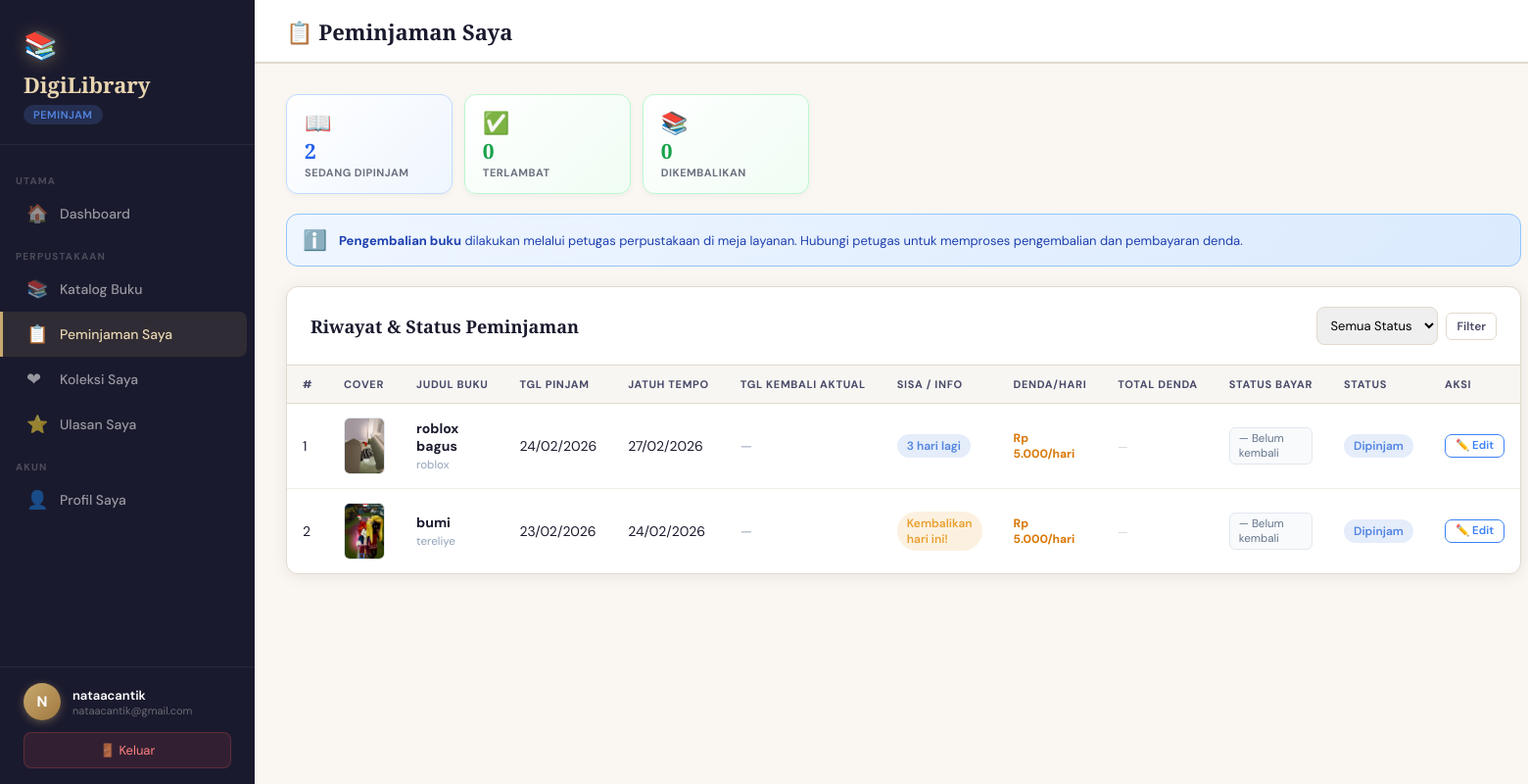
Screenshot of /views/peminjam/peminjaman.php (signed in) with the database file from the repository.
### tables this page shows
CREATE TABLE `peminjaman` (
  `PeminjamanID` int(11) NOT NULL,
  `UserID` int(11) NOT NULL,
  `BukuID` int(11) NOT NULL,
  `TanggalPeminjaman` date NOT NULL,
  `TanggalPengembalian` date NOT NULL,
  `TanggalKembaliAktual` date DEFAULT NULL,
  `StatusPeminjaman` enum('menunggu','dipinjam','dikembalikan','terlambat') DEFAULT 'menunggu',
  `TotalDenda` decimal(10,2) NOT NULL DEFAULT 0.00,
  `StatusBayarDenda` enum('Lunas','Belum') DEFAULT NULL,
  `Denda` decimal(10,2) DEFAULT 0.00,
  `Keterangan` text DEFAULT NULL,
  `CreatedAt` timestamp NOT NULL DEFAULT current_timestamp()
);

CREATE TABLE `buku` (
  `BukuID` int(11) NOT NULL,
  `Judul` varchar(255) NOT NULL,
  `Penulis` varchar(255) NOT NULL,
  `Penerbit` varchar(255) NOT NULL,
  `TahunTerbit` int(11) DEFAULT NULL,
  `Stok` int(11) DEFAULT 1,
  `Deskripsi` text DEFAULT NULL,
  `CoverURL` varchar(500) DEFAULT NULL,
  `CreatedAt` timestamp NOT NULL DEFAULT current_timestamp(),
  `KategoriID` int(11) NOT NULL,
  `DendaPerHari` int(11) NOT NULL DEFAULT 5000
);

### includes/auth.php (called while the page is built, shortened)
<?php
function getUserId() {
    return $_SESSION['user_id'] ?? null;
}
?>

### views/peminjam/peminjaman.php (the view, shortened to what this page needs)
<?php
require_once '../../includes/auth.php';
$conn = getConnection();
$uid  = getUserId();
$docRoot      = str_replace('\\', '/', realpath($_SERVER['DOCUMENT_ROOT']));
$currentPath  = str_replace('\\', '/', realpath(dirname(__FILE__)));
$subPath      = str_replace($docRoot, '', $currentPath);
$parts        = explode('/', trim($subPath, '/'));
$projectRoot  = '/' . implode('/', array_slice($parts, 0, count($parts) - 2));
$coverBaseURL = rtrim($projectRoot, '/') . '/public/uploads/covers/';
$filter = $_GET['status'] ?? '';
$where  = "WHERE p.UserID=$uid";
$pinjam = $conn->query("
    SELECT
        p.*,
        b.BukuID, b.Judul, b.Penulis, b.Stok, b.CoverURL,
        COALESCE(b.DendaPerHari, 5000)        AS DendaPerHari,
        COALESCE(p.TotalDenda, 0)             AS TotalDenda,
        COALESCE(p.StatusBayarDenda, 'Lunas') AS StatusBayarDenda,
        p.TanggalKembaliAktual,
        DATEDIFF(CURDATE(), p.TanggalPengembalian) AS HariTelat
    FROM peminjaman p
    JOIN buku b ON p.BukuID = b.BukuID
    $where
    ORDER BY p.CreatedAt DESC
");
$rows             = array();
$totalDendaAktif  = 0;
$jumlahTelat      = 0;
while ($row = $pinjam->fetch_assoc()) {
    $status     = $row['StatusPeminjaman'];
    $ht         = max(0, (int)$row['HariTelat']);
    $dendaHari  = (float)($row['DendaPerHari'] ?? 5000);
    if (in_array($status, array('dipinjam','terlambat')) && $ht > 0) {
        $row['_denda']      = $ht * $dendaHari;
        $row['_hariTelat']  = $ht;
        $row['_dendaType']  = 'estimasi';
        $totalDendaAktif   += $row['_denda'];
        $jumlahTelat++;
    } else {
        $row['_denda']      = 0;
        $row['_hariTelat']  = 0;
        $row['_dendaType']  = 'none';
    }
    $row['_coverUrl']   = !empty($row['CoverURL']) ? $coverBaseURL . $row['CoverURL'] : '';
    $row['_dendaHari']  = $dendaHari;
    $rows[] = $row;
}
$cntAktif     = count(array_filter($rows, function($r) { return in_array($r['StatusPeminjaman'], array('dipinjam','terlambat')); }));
$cntKembali   = count(array_filter($rows, function($r) { return $r['StatusPeminjaman'] === 'dikembalikan'; }));
$cntTerlambat = count(array_filter($rows, function($r) { return $r['StatusPeminjaman'] === 'terlambat'; }));
?>
<!DOCTYPE html>
<html lang="id">
<head>
<link rel="stylesheet" href="../../public/css/main.css">
</head>
<body>
<?php include '../../includes/sidebar.php'; ?>
<div class="main">
  <header class="topbar">
    <div class="topbar-left">
      <h1>&#128203; Peminjaman Saya</h1>
    </div>
  </header>
  <div class="page-content">
    <div class="stat-mini-grid">
      <div class="stat-mini blue">
        <span class="sm-icon">📖</span>
        <div class="sm-val"><?= $cntAktif ?></div>
        <div class="sm-lbl">Sedang Dipinjam</div>
      </div>
      <div class="stat-mini <?= $cntTerlambat > 0 ? 'red' : 'green' ?>">
        <span class="sm-icon"><?= $cntTerlambat > 0 ? '⚠️' : '✅' ?></span>
        <div class="sm-val"><?= $cntTerlambat ?></div>
        <div class="sm-lbl">Terlambat</div>
      </div>
      <div class="stat-mini green">
        <span class="sm-icon">📚</span>
        <div class="sm-val"><?= $cntKembali ?></div>
        <div class="sm-lbl">Dikembalikan</div>
      </div>
    </div>
    <div class="info-petugas">
      <span style="font-size:20px">ℹ️</span>
      <span><strong>Pengembalian buku</strong> dilakukan melalui petugas perpustakaan di meja layanan. Hubungi petugas untuk memproses pengembalian dan pembayaran denda.</span>
    </div>
    <div class="card">
      <div class="card-header">
        <h3>Riwayat &amp; Status Peminjaman</h3>
        <form method="GET" class="search-bar">
          <select name="status" style="padding:9px;border:1.5px solid var(--border);border-radius:8px;font-family:inherit;font-size:13px">
            <option value="">Semua Status</option>
          </select>
          <button class="btn btn-outline btn-sm">Filter</button>
        </form>
      </div>
      <div class="card-body table-wrap">
        <table class="data-table">
          <thead>
            <tr>
              <th>#</th>
              <th>Cover</th>
              <th>Judul Buku</th>
              <th>Tgl Pinjam</th>
              <th>Jatuh Tempo</th>
              <th>Tgl Kembali Aktual</th>
              <th>Sisa / Info</th>
              <th>Denda/Hari</th>
              <th>Total Denda</th>
              <th>Status Bayar</th>
              <th>Status</th>
              <th>Aksi</th>
            </tr>
          </thead>
          <tbody>
          <?php if (empty($rows)): ?>
            <tr><td colspan="12">
              <div class="empty-state">
                <div class="empty-icon">📭</div>
                <p>Belum ada riwayat peminjaman.</p>
                <?php if (!$filter): ?>
                  <a href="../../views/peminjam/katalog.php" class="btn btn-sm btn-primary">Lihat Katalog</a>
                <?php endif; ?>
              </div>
            </td></tr>
          <?php else: ?>
          <?php $no=1; foreach($rows as $row):
            $status      = $row['StatusPeminjaman'];
            $isDipinjam  = in_array($status, array('dipinjam','terlambat'));
            $jatuhTempo  = strtotime($row['TanggalPengembalian']);
            $today_ts    = strtotime('today');
            $sisaHari    = (int)ceil(($jatuhTempo - $today_ts) / 86400);
            $isTelat     = ($isDipinjam && $jatuhTempo < $today_ts);
            $hariTelat   = $row['_hariTelat'];
            $dendaHari   = $row['_dendaHari'];
            $dendaDB     = (float)$row['TotalDenda'];
            $statusBayar = $row['StatusBayarDenda'];
            $coverUrl    = $row['_coverUrl'];
            $kembaliAktual = $row['TanggalKembaliAktual'] ?? null;
            $bMap        = array('dipinjam'=>'badge-info','dikembalikan'=>'badge-success','terlambat'=>'badge-danger','menunggu'=>'badge-warning');
          ?>
          <tr class="<?= $isTelat ? 'row-telat' : '' ?>">
            <td><?= $no++ ?></td>
            <td>
              <?php if ($coverUrl): ?>
                <img src="<?= htmlspecialchars($coverUrl) ?>" class="cover-thumb" alt="Cover"
                     onerror="this.style.display='none';this.nextElementSibling.style.display='flex'">
              <?php else: ?>
                <div class="cover-placeholder">📚</div>
              <?php endif; ?>
            </td>
            <td>
              <strong><?= htmlspecialchars($row['Judul']) ?></strong><br>
              <small style="color:#94a3b8"><?= htmlspecialchars($row['Penulis']) ?></small>
            </td>
            <td><?= date('d/m/Y', strtotime($row['TanggalPeminjaman'])) ?></td>
            <td>
              <span style="color:<?= $isTelat ? '#ef4444' : 'inherit' ?>;font-weight:<?= $isTelat ? '600' : '400' ?>">
                <?= date('d/m/Y', $jatuhTempo) ?>
              </span>
            </td>
            <td>
              <?php if ($kembaliAktual): ?>
                <strong><?= date('d/m/Y', strtotime($kembaliAktual)) ?></strong>
              <?php else: ?>
                <span style="color:#94a3b8">—</span>
              <?php endif; ?>
            </td>
            <td>
              <?php if ($status === 'dikembalikan'): ?>
                <span style="color:#16a34a;font-size:13px">✅ Kembali</span>
              <?php elseif ($status === 'menunggu'): ?>
                <span style="color:#d97706;font-size:13px">🕐 Menunggu</span>
              <?php elseif ($isTelat): ?>
                <span class="badge badge-danger">🚨 <?= $hariTelat ?> hari telat</span>
              <?php elseif ($sisaHari === 0): ?>
                <span class="badge badge-warning">Kembalikan hari ini!</span>
              <?php else: ?>
                <span class="badge badge-info"><?= $sisaHari ?> hari lagi</span>
              <?php endif; ?>
            </td>
            <td>
              <div class="denda-wrap">
                <span class="denda-rate">Rp <?= number_format($dendaHari, 0, ',', '.') ?>/hari</span>
              </div>
            </td>
            <td>
              <?php if ($status === 'dikembalikan' && $dendaDB > 0): ?>
                <span class="denda-nominal">Rp <?= number_format($dendaDB, 0, ',', '.') ?></span>
              <?php elseif ($status === 'dikembalikan'): ?>
                <span class="denda-nol">Rp 0</span>
              <?php elseif ($isTelat && $row['_denda'] > 0): ?>
                <span style="font-size:12px;color:#d97706;font-style:italic;">~Rp <?= number_format($row['_denda'], 0, ',', '.') ?></span>
              <?php else: ?>
                <span style="color:#d1d5db;font-size:12px">—</span>
              <?php endif; ?>
            </td>
            <td>
              <?php if ($status !== 'dikembalikan'): ?>
                <span class="badge-nodenda">— Belum kembali</span>
              <?php elseif ($dendaDB <= 0): ?>
                <span class="badge-nodenda">— Tidak ada denda</span>
              <?php elseif ($statusBayar === 'Belum'): ?>
                <span class="badge-belum">❌ Belum Dibayar</span>
              <?php else: ?>
                <span class="badge-lunas">✅ Lunas</span>
              <?php endif; ?>
            </td>
            <td><span class="badge <?= $bMap[$status] ?? 'badge-default' ?>"><?= ucfirst($status) ?></span></td>
            <td>
              <div class="aksi-group">
                <?php if ($isDipinjam): ?>
                  <button class="btn-aksi btn-aksi-edit"
                    onclick="bukaEdit(
                      <?= $row['PeminjamanID'] ?>,
                      '<?= addslashes(htmlspecialchars($row['Judul'])) ?>',
                      '<?= $row['TanggalPeminjaman'] ?>',
                      '<?= $row['TanggalPengembalian'] ?>',
                      '<?= addslashes($coverUrl) ?>'
                    )">✏️ Edit</button>
                <?php endif; ?>
              </div>
            </td>
          </tr>
          <?php endforeach; endif; ?>
          </tbody>
        </table>
      </div>
    </div>
  </div>
</div>
</body>
</html>

### public/css/main.css (style rules this page uses)
*, *::before, *::after { box-sizing: border-box; margin: 0; padding: 0; }
:root { --ink: #1a1a2e; --navy: #16213e; --gold: #c8a96e; --gold-light: #e8d5b0; --cream: #faf7f2; --sidebar-w: 260px; --text: #4a4a6a; --border: #e2d9cc; --white: #ffffff; --success: #52a882; --warning: #e8a030; --danger: #e05252; --info: #5284e0; --radius: 12px; --shadow: 0 2px 16px rgba(26,26,46,0.08); --shadow-lg: 0 8px 32px rgba(26,26,46,0.14); }
body { font-family: 'DM Sans', sans-serif; background: var(--cream); color: var(--text); display: flex; min-height: 100vh; }
.main { margin-left: var(--sidebar-w); flex: 1; display: flex; flex-direction: column; min-height: 100vh; }
.topbar { background: white; border-bottom: 1px solid var(--border); padding: 0 32px; height: 64px; display: flex; align-items: center; justify-content: space-between; position: sticky; top: 0; z-index: 50; box-shadow: 0 1px 0 var(--border); }
.topbar-left { display: flex; align-items: center; gap: 14px; }
.topbar h1 { font-family: 'Playfair Display', serif; font-size: 22px; color: var(--ink); }
.page-content { padding: 32px; flex: 1; }
.card { background: white; border-radius: var(--radius); box-shadow: var(--shadow); border: 1px solid var(--border); overflow: hidden; margin-bottom: 24px; }
.card-header { padding: 20px 24px; border-bottom: 1px solid var(--border); display: flex; align-items: center; justify-content: space-between; flex-wrap: wrap; gap: 12px; }
.card-header h3 { font-family: 'Playfair Display', serif; font-size: 18px; color: var(--ink); }
.card-body { padding: 0; }
.data-table { width: 100%; border-collapse: collapse; }
.data-table th { background: #f8f6f2; padding: 12px 16px; text-align: left; font-size: 11px; font-weight: 700; text-transform: uppercase; letter-spacing: 0.06em; color: var(--text); border-bottom: 1px solid var(--border); white-space: nowrap; }
.data-table td { padding: 14px 16px; border-bottom: 1px solid #f0ece6; font-size: 14px; color: var(--ink); vertical-align: middle; }
.data-table tr:last-child td { border-bottom: none; }
.table-wrap { overflow-x: auto; }
.badge { display: inline-block; padding: 4px 10px; border-radius: 20px; font-size: 12px; font-weight: 600; }
.badge-warning { background: rgba(232,160,48,0.15); color: var(--warning); }
.badge-info { background: rgba(82,132,224,0.15); color: var(--info); }
.btn { display: inline-flex; align-items: center; gap: 6px; padding: 8px 16px; border-radius: 8px; font-family: 'DM Sans', sans-serif; font-size: 13px; font-weight: 600; cursor: pointer; border: none; transition: all 0.15s; text-decoration: none; }
.btn-sm { padding: 5px 10px; font-size: 12px; border-radius: 6px; }
.btn-outline { background: transparent; border: 1.5px solid var(--border); color: var(--text); }
.search-bar { display: flex; align-items: center; gap: 8px; }

### rows the page displays
peminjaman: shows a picture, BukuID.Judul "roblox bagus", BukuID.Penulis "roblox", TanggalPeminjaman "24/02/2026", TanggalPengembalian "27/02/2026", dendaHari "5.000", shows "— Belum kembali", StatusPeminjaman "Dipinjam"
peminjaman: shows a picture, BukuID.Judul "bumi", BukuID.Penulis "tereliye", TanggalPeminjaman "23/02/2026", TanggalPengembalian "24/02/2026", shows "Kembalikan hari ini!", dendaHari "5.000", shows "— Belum kembali", StatusPeminjaman "Dipinjam"

### other values shown
$user['role'] "PEMINJAM"
$item['section'] "UTAMA"
$item['icon'] "🏠"
$item['label'] "Dashboard"
$item['section'] "PERPUSTAKAAN"
$item['icon'] "📚"
$item['label'] "Katalog Buku"
$item['icon'] "📋"
$item['label'] "Peminjaman Saya"
$item['icon'] "❤"
$item['label'] "Koleksi Saya"
$item['icon'] "⭐"
$item['label'] "Ulasan Saya"
$item['section'] "AKUN"
$item['icon'] "👤"
